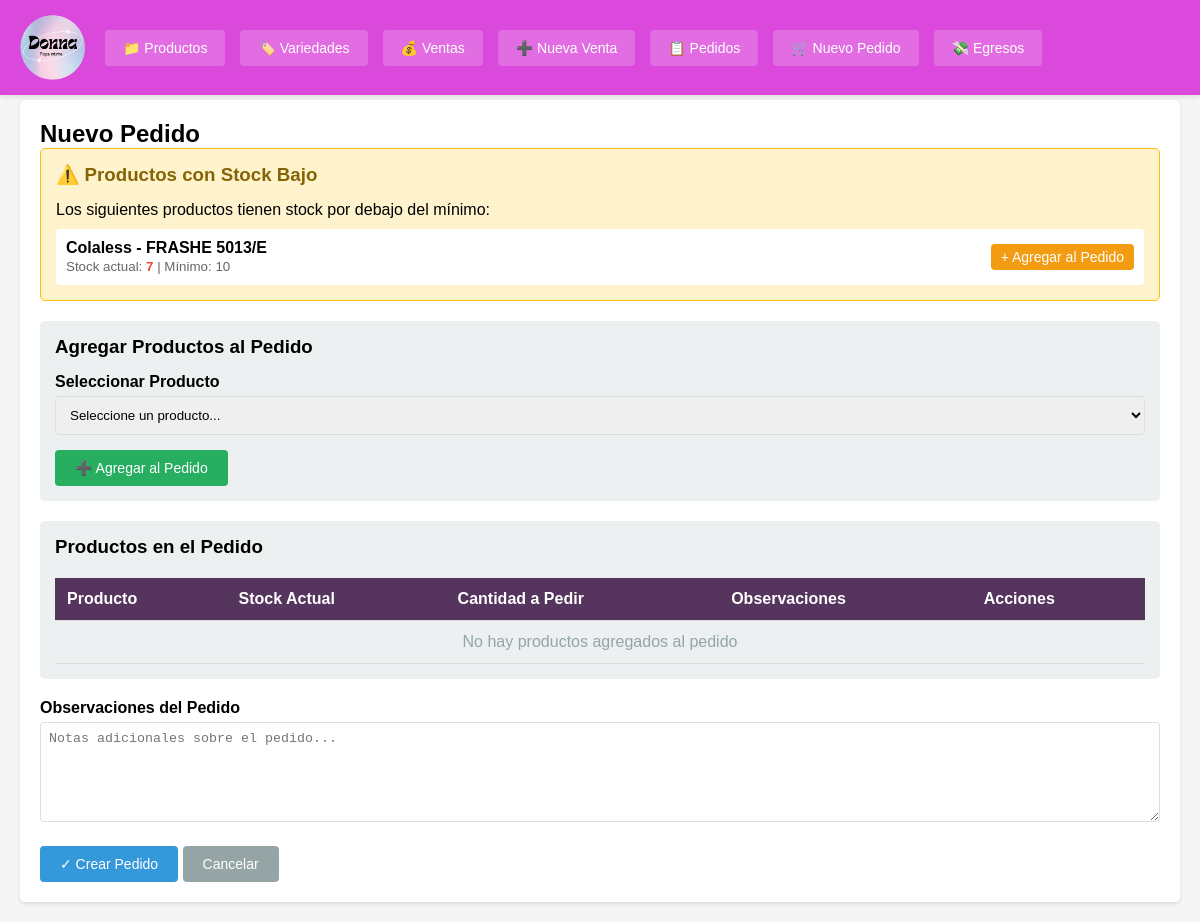
The page /index.php?c=pedido&a=nuevo on the database as committed earlier.
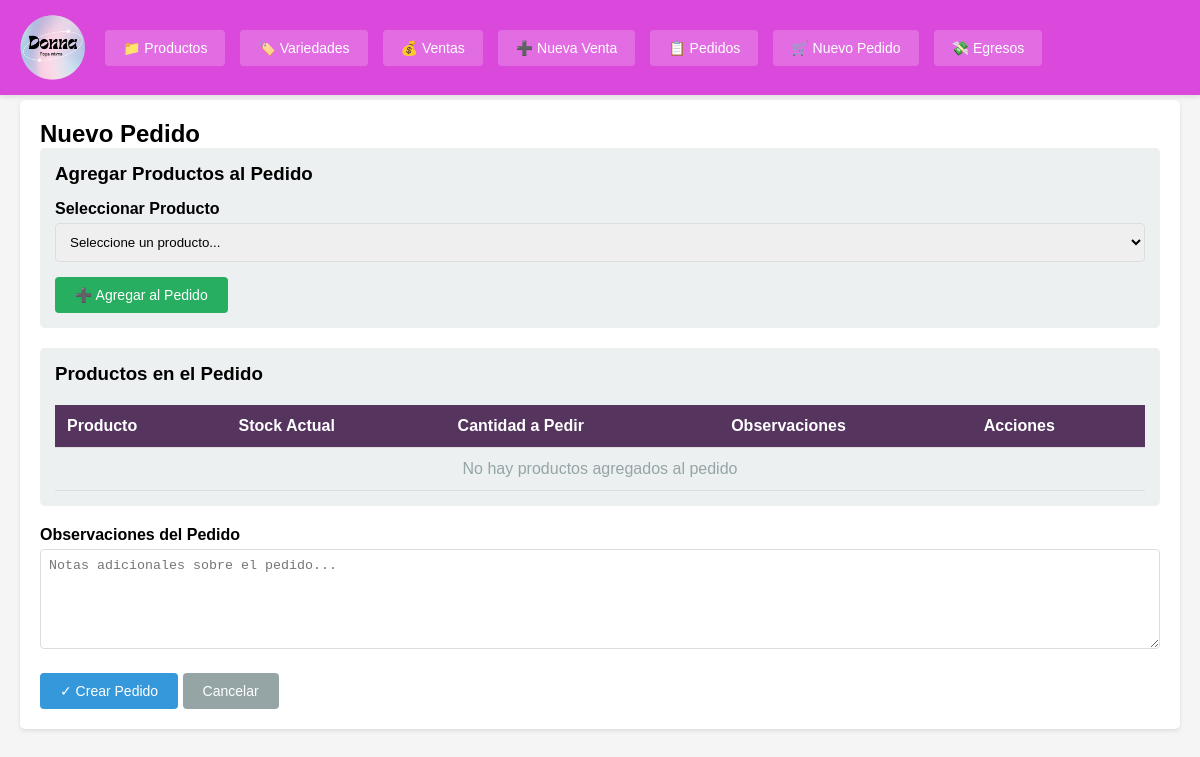
The same page on the database as committed later.
### tables this page shows
CREATE TABLE variedades (
            id INTEGER PRIMARY KEY AUTOINCREMENT,
            producto_padre_id INTEGER NOT NULL,
            nombre VARCHAR(200) NOT NULL,
            descripcion TEXT,
            precio_compra_total DECIMAL(10,2) NOT NULL,
            cantidad_comprada INTEGER NOT NULL,
            precio_costo_unitario DECIMAL(10,2) NOT NULL,
            precio_pack3_tarjeta DECIMAL(10,2) DEFAULT 0,
            precio_pack3_efectivo DECIMAL(10,2) DEFAULT 0,
            precio_unidad_tarjeta DECIMAL(10,2) DEFAULT 0,
            precio_unidad_efectivo DECIMAL(10,2) DEFAULT 0,
            precio_venta_unitario DECIMAL(10,2) NOT NULL,
            stock INTEGER DEFAULT 0,
            stock_minimo INTEGER DEFAULT 10,
            activo INTEGER DEFAULT 1,
            fecha_creacion DATETIME DEFAULT CURRENT_TIMESTAMP,
            unidades_por_pack INTEGER DEFAULT 3,
            FOREIGN KEY (producto_padre_id) REFERENCES productos_padre(id)
        );

CREATE TABLE productos_padre (
            id INTEGER PRIMARY KEY AUTOINCREMENT,
            nombre VARCHAR(200) NOT NULL,
            porcentaje_pack3_tarjeta DECIMAL(5,2) DEFAULT 100,
            porcentaje_pack3_efectivo DECIMAL(5,2) DEFAULT 80,
            porcentaje_unidad_tarjeta DECIMAL(5,2) DEFAULT 100,
            porcentaje_unidad_efectivo DECIMAL(5,2) DEFAULT 80,
            activo INTEGER DEFAULT 1,
            fecha_creacion DATETIME DEFAULT CURRENT_TIMESTAMP
        );

### controllers/PedidoController.php (called while the page is built, shortened)
<?php
class PedidoController {
    private $variedadModel;
    public function __construct() {
        $this->variedadModel = new Variedad();
    }
    public function nuevo() {
        $variedades = $this->variedadModel->getAll(true);
        $variedades_stock_bajo = $this->variedadModel->getStockBajo();
        $this->render('pedidos/nuevo', [
            'variedades' => $variedades,
            'variedades_stock_bajo' => $variedades_stock_bajo
        ]);
    }
    private function render($view, $data = []) {
        extract($data);
        require BASE_PATH . '/views/' . $view . '.php';
        require BASE_PATH . '/views/layout.php';
    }
}
?>

### config/database.php (called while the page is built, shortened)
<?php
class Database {
    private static $instance = null;
    private $conn;
    private function __construct() {
        try {
            $this->conn = new PDO('sqlite:' . DB_PATH);
            $this->conn->setAttribute(PDO::ATTR_ERRMODE, PDO::ERRMODE_EXCEPTION);
            $this->conn->setAttribute(PDO::ATTR_DEFAULT_FETCH_MODE, PDO::FETCH_ASSOC);
        } catch(PDOException $e) {
            die("Error de conexión: " . $e->getMessage());
        }
    }
    public static function getInstance() {
        if (self::$instance === null) {
            self::$instance = new self();
        }
        return self::$instance;
    }
    public function getConnection() {
        return $this->conn;
    }
}
?>

### models/Variedad.php (called while the page is built, shortened)
<?php
class Variedad {
    private $db;
    public function __construct() {
        $this->db = Database::getInstance()->getConnection();
    }
    public function getAll($soloActivos = true) {
        $sql = "SELECT v.*, p.nombre as producto_padre_nombre
                FROM variedades v
                JOIN productos_padre p ON v.producto_padre_id = p.id";
        if ($soloActivos) $sql .= " WHERE v.activo = 1";
        $sql .= " ORDER BY p.nombre, v.nombre";
        $stmt = $this->db->query($sql);
        return $stmt->fetchAll();
    }
    public function getStockBajo() {
        $sql = "SELECT v.*, p.nombre as producto_padre_nombre
                FROM variedades v
                JOIN productos_padre p ON v.producto_padre_id = p.id
                WHERE v.stock <= v.stock_minimo AND v.activo = 1
                ORDER BY v.stock ASC";
        $stmt = $this->db->query($sql);
        return $stmt->fetchAll();
    }
}
?>

### views/pedidos/nuevo.php (the view, shortened to what the changed rows need)
<h2>Nuevo Pedido</h2>
<?php if (!empty($variedades_stock_bajo)): ?>
<div class="card" style="margin-bottom: 20px; background: #fff3cd; border: 1px solid #ffc107;">
    <h3 style="margin-bottom: 15px; color: #856404;">⚠️ Productos con Stock Bajo</h3>
    <p style="margin-bottom: 10px;">Los siguientes productos tienen stock por debajo del mínimo:</p>
    <div style="display: grid; gap: 10px;">
        <?php foreach ($variedades_stock_bajo as $var): ?>
            <div style="display: flex; justify-content: space-between; align-items: center; padding: 10px; background: white; border-radius: 4px;">
                <div>
                    <strong><?= htmlspecialchars($var['producto_padre_nombre']) ?> - <?= htmlspecialchars($var['nombre']) ?></strong><br>
                    <small style="color: #666;">Stock actual: <span style="color: #e74c3c; font-weight: bold;"><?= $var['stock'] ?></span> | Mínimo: <?= $var['stock_minimo'] ?></small>
                </div>
                <button type="button" class="btn btn-warning" style="padding: 5px 10px;" onclick="agregarProductoRapido(<?= $var['id'] ?>, '<?= htmlspecialchars($var['producto_padre_nombre'] . ' - ' . $var['nombre']) ?>', <?= $var['stock_minimo'] - $var['stock'] + 10 ?>)">
                    + Agregar al Pedido
                </button>
            </div>
        <?php endforeach; ?>
    </div>
</div>
<?php endif; ?>
<div class="card">
    <table id="tabla_pedido">
        <thead>
            <tr>
                <th>Producto</th>
                <th>Stock Actual</th>
                <th>Cantidad a Pedir</th>
                <th>Observaciones</th>
                <th>Acciones</th>
            </tr>
        </thead>
    </table>
</div>

Rows that differ between the two databases and show on the page:
removed variedades: producto_padre.nombre "Colaless", nombre "FRASHE 5013/E", stock "7", stock_minimo "10"
Other text that changed with them:
text no longer shown: "⚠️ Productos con Stock Bajo Los siguientes productos tienen stock por debajo del mínimo:"
